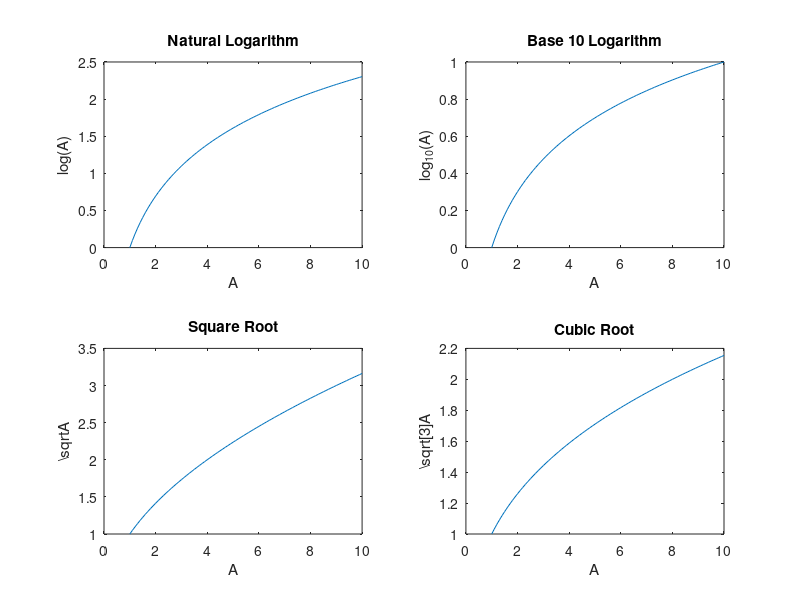

This chart was generated by the following MATLAB code:
% Trigonometric Functions - sin(t),cos(t), tan(t), sec(t), cosec(t) and cot(t) for a given duration, ‘t’.

x = 5.7;
rounded1 = round(x);
rounded2 = floor(x);
rounded3 = ceil(x);
rounded4 = fix(x);

t = 0:0.01:2*pi; 
y1 = sin(t);
y2 = cos(t);
y3 = tan(t);
y4 = sec(t);
y5 = csc(t);
y6 = cot(t);

subplot(2,3,1);
plot(t, y1);
title('Sine Function');
xlabel('t');
ylabel('sin(t)');

subplot(2,3,2);
plot(t, y2);
title('Cosine Function');
xlabel('t');
ylabel('cos(t)');

subplot(2,3,3);
plot(t, y3);
title('Tangent Function');
xlabel('t');
ylabel('tan(t)');

subplot(2,3,4);
plot(t, y4);
title('Secant Function');
xlabel('t');
ylabel('sec(t)');

subplot(2,3,5);
plot(t, y5);
title('Cosecant Function');
xlabel('t');
ylabel('csc(t)');

subplot(2,3,6);
plot(t, y6);
title('Cotangent Function');
xlabel('t');
ylabel('cot(t)');


% Logarithmic and other Functions – log(A), log10(A), Square root of A, Real nth root of A.

A = 1:0.1:10; % sample points from 1 to 10 with 0.1 interval
y1 = log(A);
y2 = log10(A);
y3 = sqrt(A);
y4 = nthroot(A, 3); % 3rd root of A

subplot(2,2,1);
plot(A, y1);
title('Natural Logarithm');
xlabel('A');
ylabel('log(A)');

subplot(2,2,2);
plot(A, y2);
title('Base 10 Logarithm');
xlabel('A');
ylabel('log_{10}(A)');

subplot(2,2,3);
plot(A, y3);
title('Square Root');
xlabel('A');
ylabel('\sqrt{A}');

subplot(2,2,4);
plot(A, y4);
title('Cubic Root');
xlabel('A');
ylabel('\sqrt[3]{A}');


